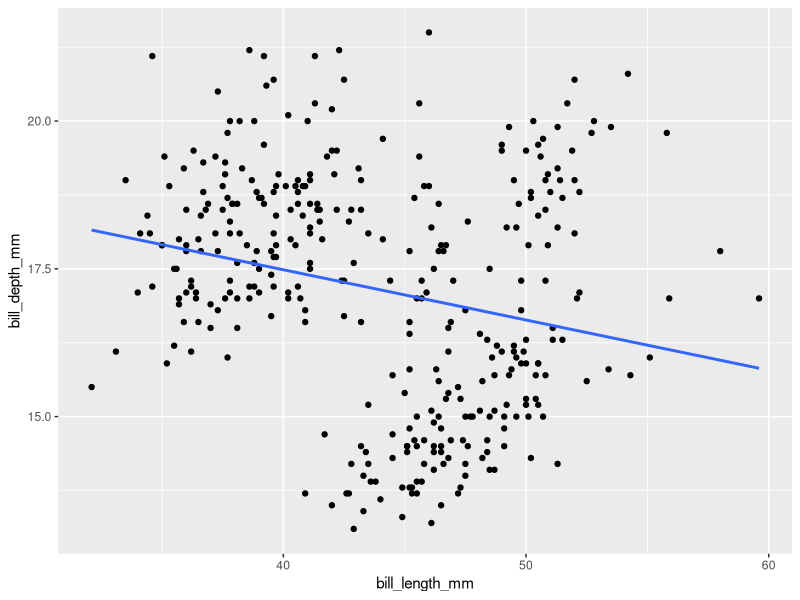
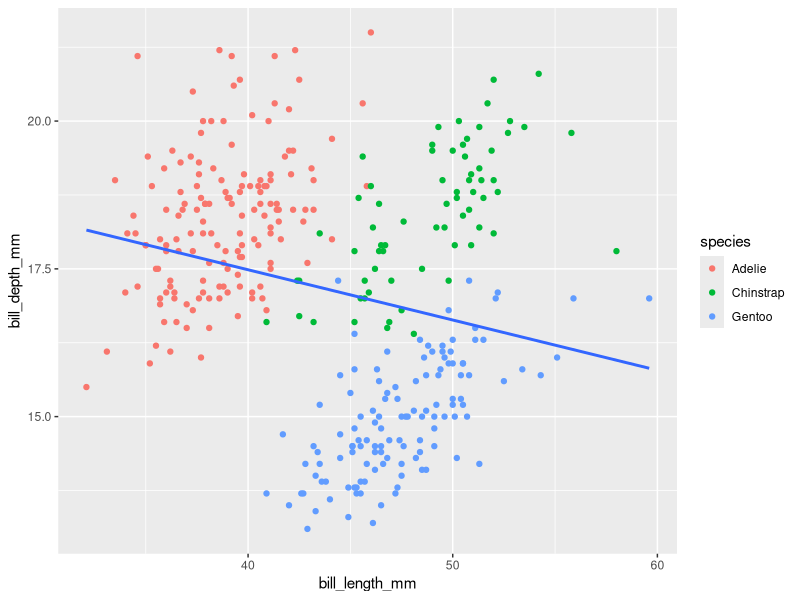
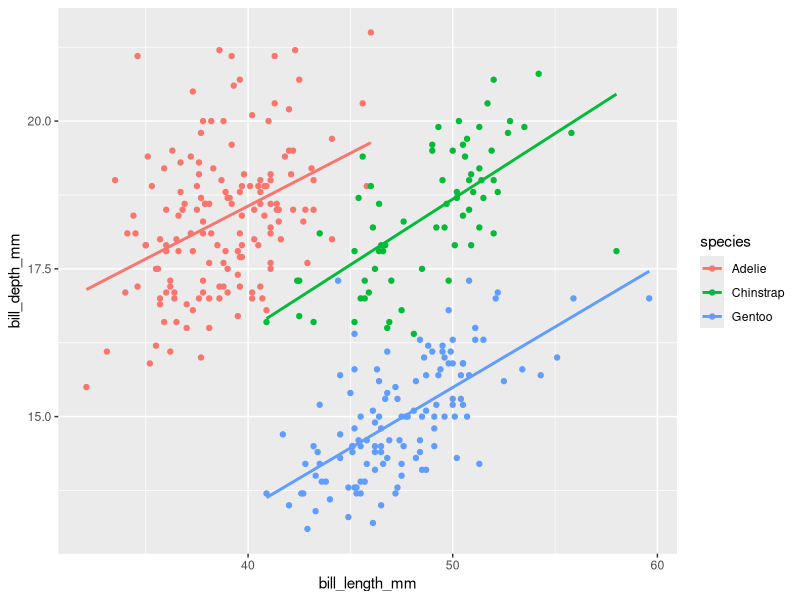
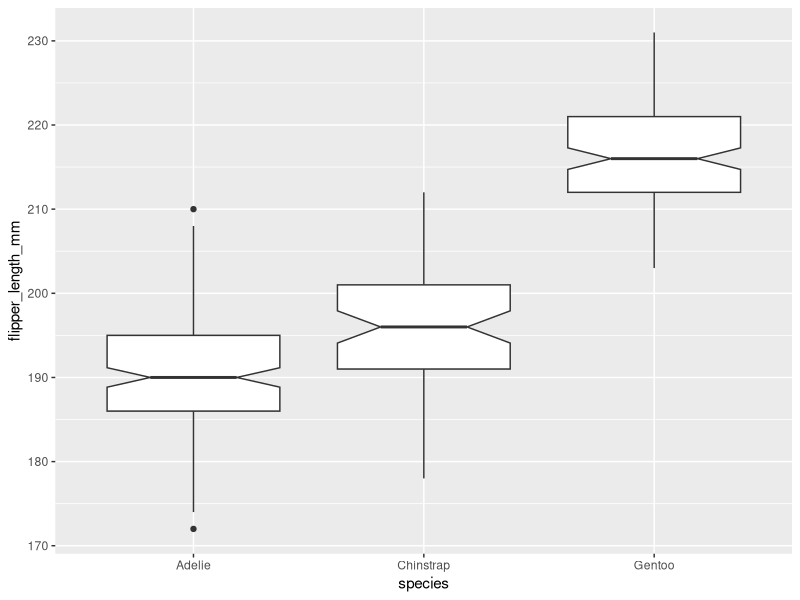
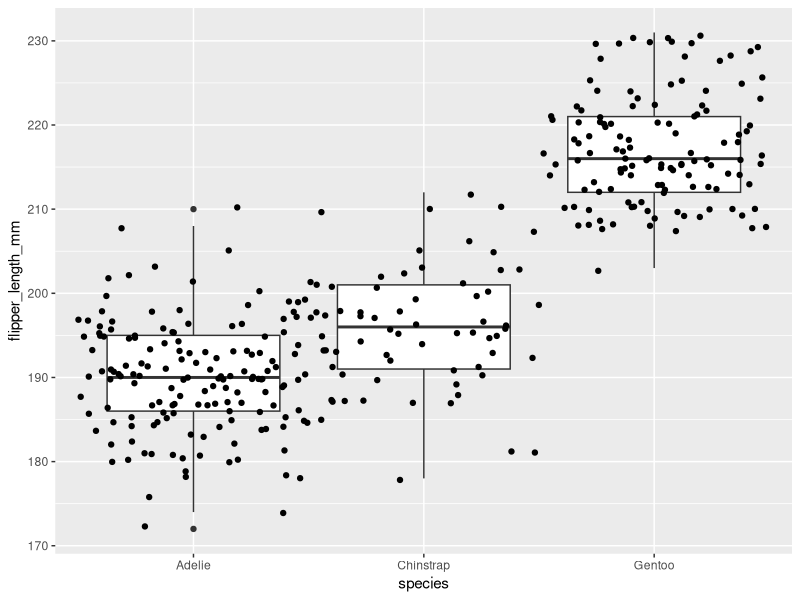
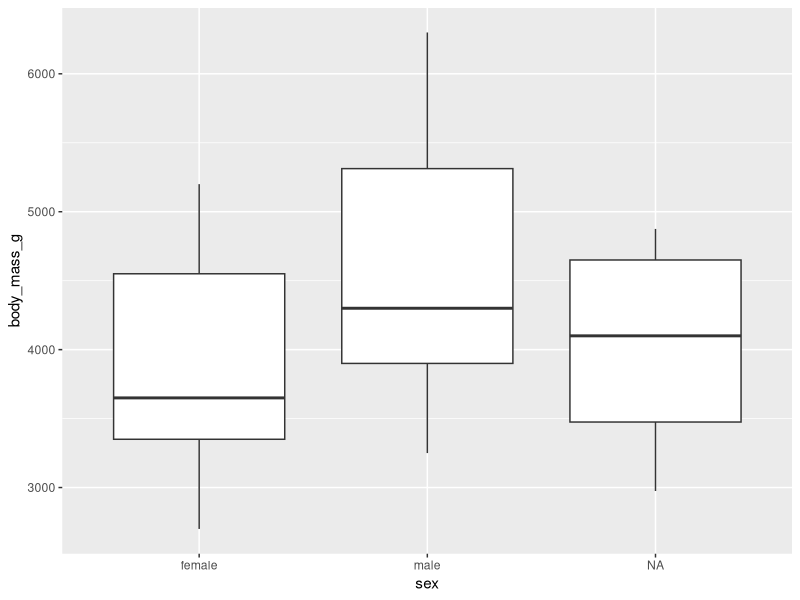
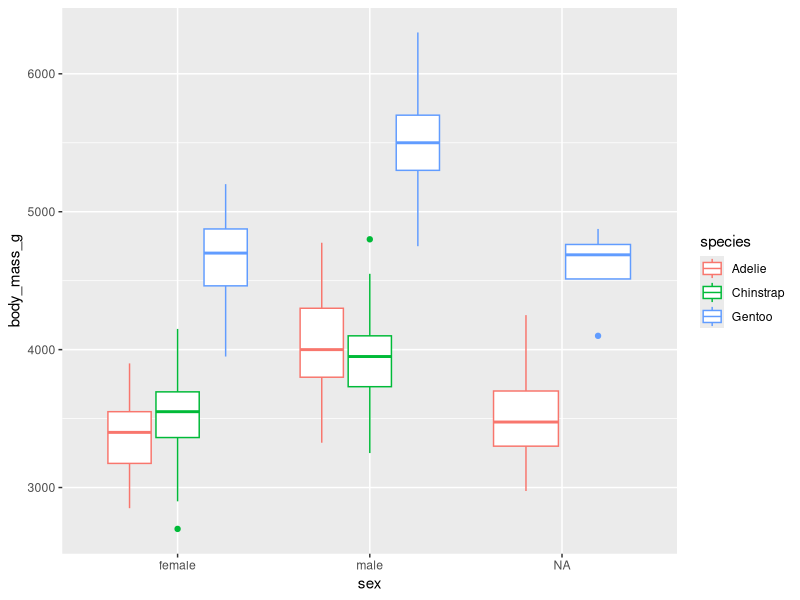
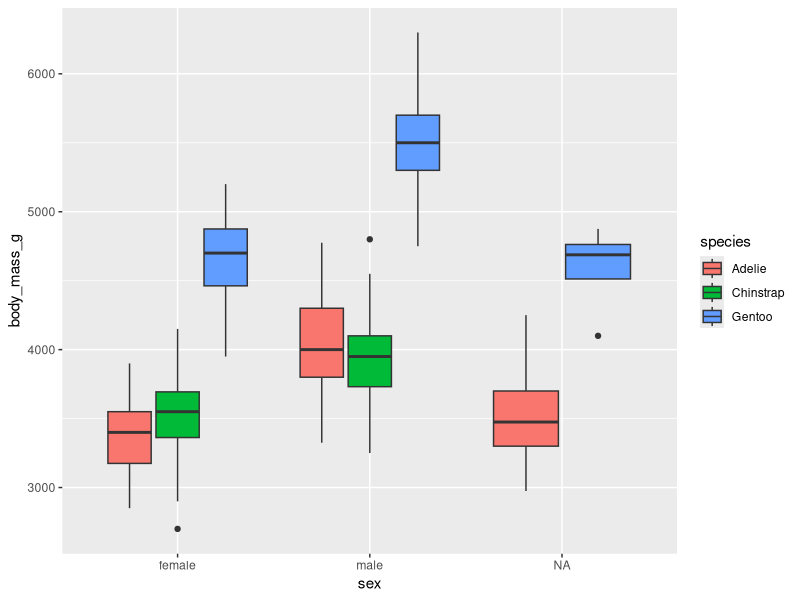

Write the R code that produced these figures, in order.
## ---- chunk 1
#| message: false
# install.packages("tidyverse")
# install.packages("palmerpenguins")
library(tidyverse)
library(palmerpenguins)
## ---- chunk 2
theme_set(theme_gray())
print(penguins, n=6)
## ---- chunk 3
# Bill length vs. bill depth scatterplot with regression line
ggplot(
  data = penguins,
  aes(
    x = bill_length_mm,
    y = bill_depth_mm
  )
) +
  geom_point() +
  geom_smooth(method = "lm", se = FALSE)
## ---- chunk 4
#| message: false
#| warning: false
# Bill length vs. bill depth scatterplot with regression line
# color as aesthetic local to the point layer
ggplot(penguins, aes(bill_length_mm, bill_depth_mm)) +
  geom_point(aes(color = species)) +
  geom_smooth(method = "lm", se = FALSE)
## ---- chunk 5
#| message: false
#| warning: false
# Define color aesthetic once globally
ggplot(penguins, aes(
  x = bill_length_mm,
  y = bill_depth_mm,
  color = species
)) +
  geom_point() +
  geom_smooth(method = "lm", se = FALSE)
## ---- chunk 6
# Basic boxplot of flipper length with notches
ggplot(penguins, aes(species, flipper_length_mm)) +
  geom_boxplot(notch = TRUE)
## ---- chunk 7
#| warning: false
ggplot(penguins, aes(species, flipper_length_mm)) +
  geom_boxplot() +
  geom_point(position = position_jitter(
    seed = 123,
    width = 0.5
  ))
## ---- chunk 8
#|warning: false
# Basic boxplot of body mass for penguins of different sex
ggplot(penguins, aes(x = sex, y = body_mass_g)) +
  geom_boxplot()
## ---- chunk 9
#|warning: false
ggplot(penguins, aes(x = sex, 
                     y = body_mass_g)) +
  geom_boxplot(aes(color = species))
## ---- chunk 10
#|warning: false
ggplot(penguins, aes(x = sex, y = body_mass_g)) +
  geom_boxplot(aes(fill = species))
## ---- chunk 11
ggplot(penguins, aes(x = sex, y = body_mass_g)) +
  geom_boxplot() +
  facet_wrap(~species)
## ---- chunk 12
#| warning: false
ggplot(penguins, aes(x = sex, y = body_mass_g)) +
  geom_violin() +
  geom_boxplot(width = .04) +
  facet_wrap(~species)
## ---- chunk 13
ggplot(penguins, aes(
  x = flipper_length_mm,
  fill = species
)) +
  geom_histogram()
## ---- chunk 14
#| warning: false
ggplot(penguins, aes(
  x = flipper_length_mm,
  fill = species
)) +
  geom_histogram(
    alpha = 0.5,
    position = "identity"
  )
## ---- chunk 15
#| warning: false
ggplot(penguins, aes(
  x = flipper_length_mm,
  fill = species
)) +
  geom_histogram() +
  facet_wrap(~species, ncol = 1)
## ---- chunk 16
ggplot(penguins, aes(
  x = species,
  y = sex,
  fill = flipper_length_mm
)) +
  geom_tile()
## ---- chunk 17
#| warning: false
ggplot(penguins, aes(species, flipper_length_mm, color = species)) +
  geom_boxplot(width = 0.3) +
  geom_point(
    alpha = 0.5,
    position = position_jitter(width = 0.1, seed = 123)
  ) +
  ggsci::scale_color_uchicago() +
  labs(x = "Species", y = "Flipper length (mm)") +
  theme_minimal() +
  theme(legend.position = "none")
## ---- chunk 18
#| warning: false
#| message: false
ggplot(
  data = penguins,
  aes(
    x = bill_length_mm,
    y = bill_depth_mm,
    color = species,
    shape = species
  )
) +
  geom_point(size = 3, alpha = 0.8) +
  geom_smooth(method = "lm", se = FALSE) +
  scale_color_manual(values = c("darkorange", "purple", "cyan4")) +
  labs(
    title = "Penguin bill dimensions",
    subtitle = "Bill length and depth for Adelie, Chinstrap and 
    Gentoo Penguins at Palmer Station LTER",
    x = "Bill length (mm)",
    y = "Bill depth (mm)",
    color = "Penguin species",
    shape = "Penguin species"
  ) +
  theme_minimal() +
  theme(
    legend.position = c(0.85, 0.15),
    legend.background = element_rect(fill = "white", color = NA)
  )
## ---- chunk 19
# First save the plot in a variable
flipper_box <- ggplot(penguins, aes(species, flipper_length_mm, color = species)) +
  geom_boxplot(width = 0.3) +
  geom_jitter(alpha = 0.5, position = position_jitter(width = 0.2, seed = 123)) +
  ggsci::scale_color_uchicago() +
  labs(x = "Species", y = "Flipper length (mm)") +
  theme_minimal() +
  theme(legend.position = "none")
## ---- chunk 20
ggplot(penguins, aes(x = flipper_length_mm, fill = species)) +
  geom_histogram(alpha = 0.6) +
  ggsci::scale_fill_d3() +
  labs(
    y = "Frequency",
    x = "Flipper length [mm]",
    fill = "Penguin species"
  ) +
  theme_minimal()
## ---- chunk 21
ggplot(penguins, aes(
  x = species,
  y = sex,
  fill = flipper_length_mm
)) +
  geom_tile() +
  scale_fill_viridis_c() +
  theme_classic()
## ---- chunk 22
#| warning: false
library(patchwork)
# Collecting legends and defining a common theme
plot_1 <- ggplot(penguins, aes(
  x = bill_length_mm, y = bill_depth_mm,
  color = species
)) +
  geom_point()

plot_2 <- ggplot(penguins, aes(
  x = bill_length_mm, y = body_mass_g,
  color = species
)) +
  geom_point()

# Simple combination of 2 plots in patchwork
plot_1 + plot_2

## ---- chunk 23
#| warning: false
# more complex combination with annotation and definition of shared layers
final_plot <- plot_1 + plot_2 +
  plot_layout(guides = "collect") +
  plot_annotation(tag_levels = "a", tag_prefix = "(", tag_suffix = ")") &
  theme_minimal() &
  scale_color_manual(values = c("darkorange", "purple", "cyan4")) &
  labs(
    color = "Penguin species"
  ) &
  theme(
    plot.tag.position = c(0.1, 0.95),
    plot.tag = element_text(face = "bold")
  )

final_plot
